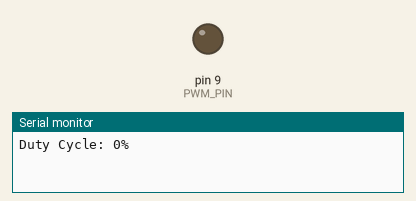
A sketch run on a simulated Arduino Uno, built with avr-gcc and run on an emulated ATmega328P. On the bench: output pins drawn as LEDs (lit = HIGH), the last lines printed to the serial monitor.

Above: at 0.05 s.
At 10.0 s:
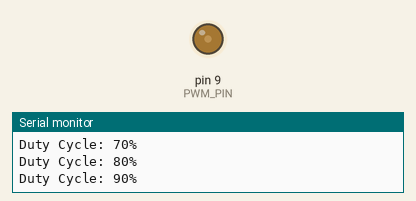
Timing chart, 0 to 14.3 s (numbered marks = the images above):
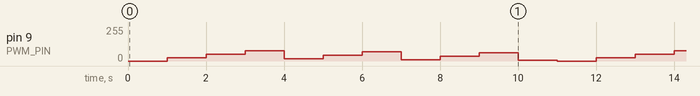

The sketch:

project1-interface__1_.ino
```cpp
#define PWM_PIN 9  // OC1A

void setup() {
  pinMode(PWM_PIN, OUTPUT);

  Serial.begin(9600);

  TCCR1A = (1 << COM1A1);
  TCCR1B = (1 << WGM13) | (1 << WGM12) | (1 << CS11);
  TCCR1A |= (1 << WGM11);

  ICR1 = 1999;
}

void loop() {
  for (int dutyCyclePercent = 0; dutyCyclePercent <= 100; dutyCyclePercent += 10) {
    OCR1A = (dutyCyclePercent * ICR1) / 100;

    Serial.print("Duty Cycle: ");
    Serial.print(dutyCyclePercent);
    Serial.println("%");

    delay(1000);
  }
}
```

Measured:
- by itself, pin 9 (PWM_PIN): repeats every 11.0 s: 51/255 1.0 s, 76/255 1.0 s, 18/255 1.0 s, 44/255 1.0 s, 69/255 1.0 s, 11/255 1.0 s, 37/255 1.0 s, 62/255 1.0 s, 4/255 1.0 s, 0/255 1.0 s, 25/255 1.0 s
